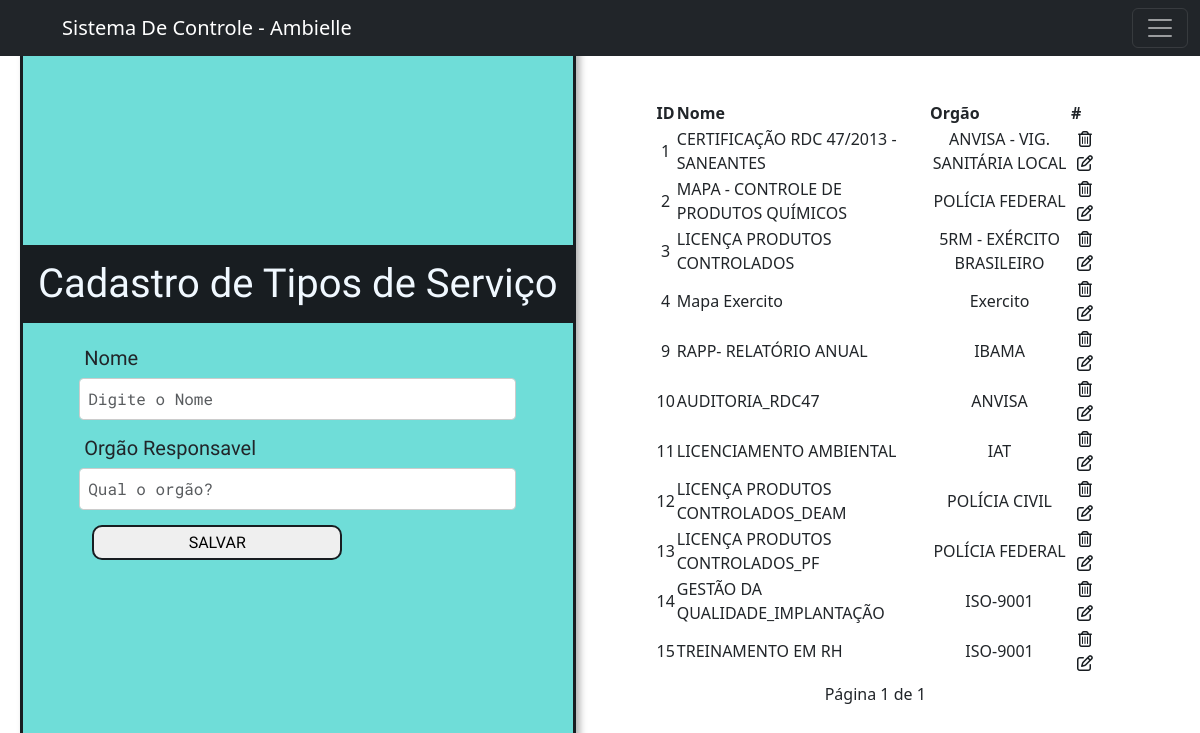
/ambielle/cadastroTipoServico/ (signed in), run on an earlier commit of the app's database.
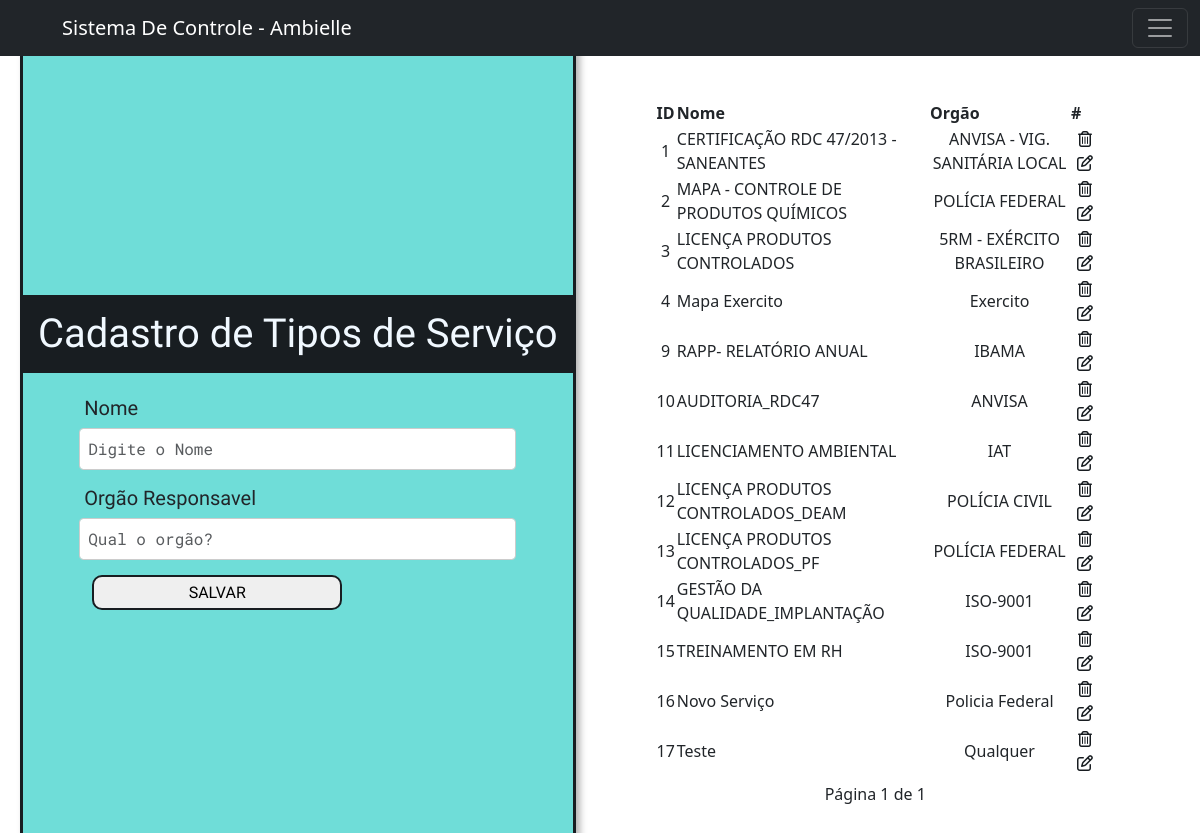
And on a later commit of the database.
### workflow/models.py (models this page shows, shortened)
class TipoServico(models.Model):
    nome = models.CharField(max_length=50, unique=True)
    orgao = models.CharField(max_length=50, blank=True)

### workflow/views/createForms.py (the view)
# urls.py: path('ambielle/cadastroTipoServico/', views.createTipoServico, name='tipoServico'),
@login_required(login_url='workflow:login')
def createTipoServico(request):
    if request.method == 'POST':
        title = 'Cadastro de tipos de Serviços'
        form = CreateServico(request.POST)
        context ={
            'title': title,
            'form': form,
        }
        if form.is_valid():
            form.save()
            messages.success(request, 'Serviço Cadastrado com Sucesso!')
            return redirect('workflow:tipoServico')
        return render(
            request,
            'workflow/createServico.html',
            context,
        )
    else:
        title = 'Cadastro de tipos de Serviço'
        tipos_ser = TipoServico.objects.all()
        paginator = Paginator(tipos_ser, 15)
        page_number = request.GET.get('page')
        page_obj = paginator.get_page(page_number)
        context = {
            'title': title,
            'form': CreateServico,
            'page_obj': page_obj
        }
        return render(
            request,
            'workflow/tipoServico.html',
            context,
        )

### workflow/templates/workflow/tipoServico.html (shortened to what this page needs)
{% extends 'global/base.html' %}
{% block content %}
<div class="containerForm">
    <div class="tela-form">
      <div class="title-form">
        <h1>Cadastro de Tipos de Serviço</h1>
      </div>
      <form action="{{ form_action }}" method="POST" enctype="multipart/form-data">
          <div class="form">
              {% for field in form %}
                <div class="form-label">
                  <label for="{{ field.id_for_label }}">{{ field.label }}</label>
                    {{ field }}
                </div>
              {% endfor %}
          </div>
          <div class="btn">
            <button class="btn-form" type="submit">SALVAR</button>
          </div>
        </div>
    </div>
    <div class="lista">
      <table>
        <thead>
          <tr>
            <th>ID</th>
            <th>Nome</th>
            <th>Orgão</th>
            <th>#</th>
          </tr>
        </thead>
          {% for servico in page_obj %}
            <tr>
              <td style="text-align: center;">{{ servico.id }}</td>
              <td>{{ servico.nome }}</td>
              <td style="text-align: center;">{{ servico.orgao }}</td>
              <td style="text-align: center; vertical-align: middle;">
                <a href="{% url "workflow:deleteTipoServico" servico.id %}" onclick="return confirm('Tem certeza que deseja excluir este item?');"><i class="fa-regular fa-trash-can" style="width: 20px; height: 20px; text-decoration: none; color: var(--secondary-color);"></i></a>
                <a href="{% url "workflow:updateTipoServico" servico.id %}"><i class="fa-regular fa-pen-to-square" style="width: 20px; height: 20px; text-decoration: none; color: var(--secondary-color);"></i></a>
              </td>
            </tr>
          {% endfor %}
        <tfoot>
          <tr>
            <td colspan="6" class="tfoot-cell">
              <div class="pagination">
                <span class="step-links">
                  <span class="current">
                      Página {{ page_obj.number }} de {{ page_obj.paginator.num_pages }}
                  </span>
                </span>
              </div>
            </td>
          </tr>
        </tfoot>
      </table>
    </div>
{% endblock %}

What changed in the data, as far as the page shows it:
added TipoServico: id "16", nome "Novo Serviço", orgao "Policia Federal"
added TipoServico: id "17", nome "Teste", orgao "Qualquer"
